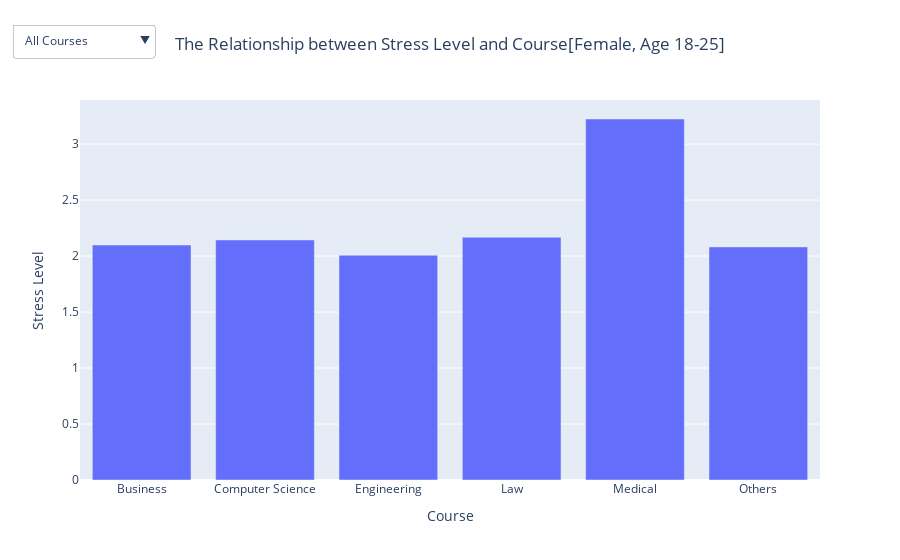

Notebook cell for this chart:
### Code cell
import plotly.graph_objects as go

courses = data_adjusted_female_18_25["Course"].unique()
stress_levels = sorted(data_adjusted_female_18_25["Stress_Level"].unique())

fig = go.Figure()

course_stress_level = data_adjusted_female_18_25.groupby("Course")["Stress_Level"].mean().reset_index()
fig.add_trace(go.Bar(
    x=course_stress_level["Course"],
    y=course_stress_level["Stress_Level"],
    name="Average Stress Level by Course",
    visible=True  
))

for course in courses:
    course_data = data_adjusted_female_18_25[data_adjusted_female_18_25["Course"] == course]
    for stress_level in stress_levels:
        level_data = course_data[course_data["Stress_Level"] == stress_level]
        fig.add_trace(go.Box(
            x=level_data["Stress_Level"].astype(str),  
            y=level_data["CGPA"],
            name=f"Stress Level {stress_level}", 
            visible=False,
            boxmean="sd"
        ))

dropdown_buttons = []

all_visibility = [True] + [False] * (len(courses) * len(stress_levels))
dropdown_buttons.append(dict(
    label="All Courses",
    method="update",
    args=[{"visible": all_visibility},
          {"title": {
                      "text": "Average Stress Level by Course(Female, Age 18-25)",
                      "x": 0.5,
                      "xanchor": "center"
                  },
           "xaxis": {"title": "Course", "type": "category"},
           "yaxis": {"title": "Stress Level"}}]
))

for i, course in enumerate(courses):
    visibility = [False] * (1 + len(courses) * len(stress_levels))
    for j in range(len(stress_levels)):
        visibility[1 + i * len(stress_levels) + j] = True 
    dropdown_buttons.append(dict(
        label=course,
        method="update",
        args=[{"visible": visibility},
              {"title": {
                      "text": f"CGPA by Stress Level for {course}",
                      "x": 0.5,
                      "xanchor": "center"
                  },
               "xaxis": {"title": "Stress Level", "type": "category"},
               "yaxis": {"title": "CGPA"}}]
    ))

fig.update_layout(
    updatemenus=[
        {
            "buttons": dropdown_buttons,
            "direction": "down",
            "showactive": True,
            "x": 0.1,
            "y": 1.2,
        },
    ],
    title= {
                      "text": "The Relationship between Stress Level and Course[Female, Age 18-25]",
                      "x": 0.5,
                      "xanchor": "center"
                  },
    xaxis_title="Course",
    yaxis_title="Stress Level" 
)

fig.write_html("interactive_boxplot_courses_fixed_axis.html")
fig.show()

### Figure 1 — Plotly figure (JSON) as saved in the notebook; plotly's stock layout.template omitted (floating-point values rounded to 4 significant figures; data arrays with more than 128 entries replaced by an {"elided": "..."} marker saying what was removed)
{"data": [{"name": "Average Stress Level by Course", "type": "bar", "visible": true, "x": ["Business", "Computer Science", "Engineering", "Law", "Medical", "Others"], "y": [2.099, 2.144, 2.007, 2.168, 3.224, 2.082]}, {"boxmean": "sd", "name": "Stress Level 0", "type": "box", "visible": false, "x": ["0", "0", "0", "0", "0", "0", "0", "0", "0", "0", "0", "0", "0", "0", "0", "0", "0", "0", "0", "0", "0", "0", "0", "0", "0", "0", "0", "0", "0", "0", "0", "0", "0", "0", "0", "0", "0", "0", "0", "0", "0", "0", "0", "0", "0", "0", "0", "0", "0", "0", "0", "0", "0", "0", "0", "0", "0", "0", "0", "0", "0", "0", "0", "0", "0", "0", "0", "0", "0", "0", "0", "0", "0", "0", "0", "0", "0", "0", "0", "0", "0"], "y": [2.44, 3.1, 2.79, 3.37, 3.83, 3.7, 3.64, 3.07, 3.19, 3.12, 3.21, 3.32, 3.67, 4, 2.94, 3.48, 3.5, 4, 3.4, 3.16, 3.05, 3.67, 3.33, 3.49, 3.86, 3.85, 3.39, 3.59, 3.28, 3.89, 3.28, 3.58, 3.35, 3.38, 3.34, 2.94, 3.62, 3.36, 3.54, 3.66, 3.6, 3.19, 3.28, 3.58, 3.45, 3.19, 3.74, 3.46, 3.45, 3.64, 3.08, 3.19, 3.42, 3.85, 3.85, 3.86, 3.4, 3.27, 3.58, 3.42, 2.8, 3.32, 3.06, 3.46, 3.77, 3.37, 3.34, 3.59, 3.09, 3.28, 3.98, 3.3, 3.95, 3.68, 3.72, 3.46, 3.61, 3.29, 3.24, 3.25, 3.56]}, {"boxmean": "sd", "name": "Stress Level 1", "type": "box", "visible": false, "x": ["1", "1", "1", "1", "1", "1", "1", "1", "1", "1", "1", "1", "1", "1", "1", "1", "1", "1", "1", "1", "1", "1", "1", "1", "1", "1", "1", "1", "1", "1", "1", "1", "1", "1", "1", "1", "1", "1", "1", "1", "1", "1", "1", "1", "1", "1", "1", "1", "1", "1", "1", "1", "1", "1", "1", "1", "1", "1", "1", "1", "1", "1", "1", "1", "1", "1", "1", "1", "1", "1", "1", "1", "1", "1", "1", "1", "1", "1", "1", "1", "1", "1", "1", "1", "1", "1", "1", "1", "1", "1", "1", "1", "1", "1", "1", "1", "1", "1", "1", "1"], "y": [3.53, 3.26, 3.47, 3.41, 3.93, 3.69, 3.28, 3.52, 3.37, 4, 3.55, 3.3, 3.25, 3.08, 3.45, 4, 3.56, 3.21, 3.62, 3.4, 3.43, 3.54, 3.47, 3.35, 3.57, 3.03, 3.34, 3.54, 3.59, 3.13, 3.09, 3.25, 3.29, 3.59, 3.79, 3.23, 3.58, 3.42, 3.11, 3.57, 3.98, 3.3, 3.88, 3.54, 3.43, 3.29, 3.34, 2.86, 2.94, 3.93, 3.4, 2.98, 3.88, 3.76, 4, 3.29, 3.11, 3.42, 2.49, 3.58, 3.37, 3.49, 3.61, 3.73, 3.44, 3.71, 3.38, 3.41, 3.37, 3.36, 3.65, 3.28, 3.25, 3.76, 2.99, 3.27, 3.26, 3.49, 3.83, 3.38, 3.72, 3.5, 3.57, 3.78, 3.13, 3.34, 3.44, 3.56, 3.66, 3.86, 3.21, 2.98, 3.74, 3.49, 3.39, 3.55, 3.02, 3.77, 3.01, 3.61]}, {"boxmean": "sd", "name": "Stress Level 2", "type": "box", "visible": false, "x": ["2", "2", "2", "2", "2", "2", "2", "2", "2", "2", "2", "2", "2", "2", "2", "2", "2", "2", "2", "2", "2", "2", "2", "2", "2", "2", "2", "2", "2", "2", "2", "2", "2", "2", "2", "2", "2", "2", "2", "2", "2", "2", "2", "2", "2", "2", "2", "2", "2", "2", "2", "2", "2", "2", "2", "2", "2", "2", "2", "2", "2", "2", "2", "2", "2", "2", "2", "2", "2", "2", "2", "2", "2", "2", "2", "2"], "y": [3.16, 3.48, 3.65, 3.29, 2.86, 3.64, 3.82, 3.71, 3.15, 3.43, 3.68, 2.98, 3.73, 3.62, 3.76, 3.62, 3.28, 3.56, 3.25, 3.45, 3.27, 3.16, 3.52, 3.66, 3.49, 3.71, 3.7, 3.11, 3.34, 3.59, 3.51, 3.17, 3.42, 3.65, 3.72, 3.21, 3.89, 3.36, 3.45, 4, 3.63, 3.12, 3.53, 3.36, 3.45, 3.82, 3.36, 3.95, 3.64, 3.55, 2.99, 3.41, 3.14, 3.26, 3.86, 3.47, 3.87, 3.8, 3.64, 3.56, 3.1, 4, 3.37, 3.81, 3.76, 3.6, 3.04, 3.77, 3.04, 3.8, 3.25, 3.79, 3.28, 3.4, 3.54, 3.59]}, {"boxmean": "sd", "name": "Stress Level 3", "type": "box", "visible": false, "x": ["3", "3", "3", "3", "3", "3", "3", "3", "3", "3", "3", "3", "3", "3", "3", "3", "3", "3", "3", "3", "3", "3", "3", "3", "3", "3", "3", "3", "3", "3", "3", "3", "3", "3", "3", "3", "3", "3", "3", "3", "3", "3", "3", "3", "3", "3", "3", "3", "3", "3", "3", "3", "3", "3", "3", "3", "3", "3", "3", "3", "3", "3", "3", "3", "3", "3", "3", "3", "3", "3", "3", "3", "3", "3", "3", "3", "3", "3", "3"], "y": [3.62, 3.21, 3.24, 3.4, 3.69, 3.79, 3.42, 3.7, 3.96, 4, 3.32, 3.65, 3.48, 3.33, 3.59, 3.25, 3.08, 3.81, 3.53, 3.35, 3.07, 3.74, 3.57, 3.16, 3.17, 2.83, 3.66, 3.63, 3.31, 3.75, 3.43, 3.35, 3.61, 3.74, 3.82, 3.66, 3.22, 3.16, 3.4, 3.12, 3.03, 3.71, 3.8, 3.55, 3.27, 2.69, 3.53, 2.96, 3.66, 3.26, 3.7, 3.02, 3.26, 3.45, 3.79, 3.29, 3.78, 3.24, 3.51, 3.31, 3.58, 3.2, 3.47, 3.13, 3.98, 3.26, 3.64, 2.94, 3.05, 3.71, 3.53, 3.5, 3.37, 3.43, 3.2, 3.87, 3.8, 3.91, 3.04]}, {"boxmean": "sd", "name": "Stress Level 4", "type": "box", "visible": false, "x": ["4", "4", "4", "4", "4", "4", "4", "4", "4", "4", "4", "4", "4", "4", "4", "4", "4", "4", "4", "4", "4", "4", "4", "4", "4", "4", "4", "4", "4", "4"], "y": [3.63, 3.03, 2.84, 3.61, 3.89, 3.42, 3.67, 3.67, 3.57, 3.99, 3.38, 3.56, 3.82, 3.17, 3.53, 3.16, 3.51, 3.7, 2.98, 3.77, 2.8, 3.75, 3.29, 3.51, 4, 3.47, 3.73, 3.31, 3.35, 3.4]}, {"boxmean": "sd", "name": "Stress Level 5", "type": "box", "visible": false, "x": ["5", "5", "5", "5", "5", "5", "5", "5", "5", "5", "5", "5", "5", "5", "5", "5", "5", "5", "5", "5", "5", "5", "5", "5", "5", "5", "5", "5", "5", "5", "5", "5", "5", "5", "5", "5", "5", "5", "5", "5", "5", "5"], "y": [3.63, 3.32, 3.34, 3.46, 3.66, 3.48, 3.19, 3.18, 3.43, 3.26, 3.68, 3.69, 3.77, 3.69, 3.44, 3.66, 3.42, 3.63, 3.43, 3.42, 3.6, 4, 3.61, 3.74, 3.62, 3.29, 3.61, 3.86, 3.27, 3.01, 4, 4, 3.92, 3.54, 4, 3.31, 3.17, 3.99, 3, 3.73, 3.45, 3.64]}, {"boxmean": "sd", "name": "Stress Level 0", "type": "box", "visible": false, "x": ["0", "0", "0", "0", "0", "0", "0", "0", "0", "0", "0", "0", "0", "0", "0", "0", "0", "0", "0", "0", "0", "0", "0", "0", "0", "0", "0", "0", "0", "0", "0", "0", "0", "0", "0", "0", "0", "0", "0", "0", "0", "0", "0", "0", "0", "0", "0", "0", "0", "0", "0", "0", "0", "0", "0"], "y": [3.4, 3.7, 3.71, 3.54, 3.22, 3.16, 3.33, 3.11, 4, 3.63, 3.41, 3.39, 3.73, 3.35, 3.35, 3.44, 3.99, 3.79, 3.56, 3.64, 3.09, 3.83, 3.64, 3.44, 3.26, 3.25, 3.84, 2.98, 3.25, 3.73, 3.19, 3.68, 3.97, 3.7, 3.24, 3.45, 3.17, 3.69, 3.45, 3.62, 3.58, 3.44, 3.63, 3.12, 3.12, 3.31, 3.5, 3.23, 3.63, 3.21, 3.87, 3.38, 3.77, 4, 3.55]}, {"boxmean": "sd", "name": "Stress Level 1", "type": "box", "visible": false, "x": ["1", "1", "1", "1", "1", "1", "1", "1", "1", "1", "1", "1", "1", "1", "1", "1", "1", "1", "1", "1", "1", "1", "1", "1", "1", "1", "1", "1", "1", "1", "1", "1", "1", "1", "1", "1", "1", "1", "1", "1", "1", "1", "1", "1", "1", "1", "1", "1", "1", "1", "1", "1", "1", "1", "1", "1", "1", "1", "1", "1", "1"], "y": [3.51, 3.72, 3.65, 3.87, 3.6, 2.68, 3.74, 3.63, 3.14, 3.76, 3.66, 3.44, 3.37, 3.32, 3.6, 3.2, 3.64, 3.3, 3.25, 3.51, 3.29, 3.58, 3.98, 2.9, 2.94, 3.52, 4, 3.52, 2.81, 3.66, 3.1, 3.95, 3.51, 3.35, 3.21, 3.78, 3.75, 3.52, 3.56, 3.41, 2.79, 3.03, 3.55, 3.59, 2.82, 3.85, 3.13, 3.74, 3.34, 3.39, 3.55, 3.28, 3.63, 3.27, 2.99, 3.28, 3.38, 3.25, 3.18, 3.26, 3.63]}, {"boxmean": "sd", "name": "Stress Level 2", "type": "box", "visible": false, "x": ["2", "2", "2", "2", "2", "2", "2", "2", "2", "2", "2", "2", "2", "2", "2", "2", "2", "2", "2", "2", "2", "2", "2", "2", "2", "2", "2", "2", "2", "2", "2", "2", "2", "2", "2", "2", "2", "2", "2", "2", "2", "2", "2", "2", "2", "2", "2", "2"], "y": [4, 3.79, 3.65, 3.3, 3.61, 3.82, 3.44, 3.4, 3.82, 3.54, 3.73, 3.34, 3.17, 3.3, 3.52, 3.48, 3.55, 3.86, 3.46, 3.46, 3.93, 3.42, 3.68, 3.32, 3.43, 3.74, 3.76, 3.61, 3.25, 3.89, 3.92, 3.44, 3.47, 3.2, 3.7, 3.87, 3.66, 3.56, 3.65, 3.26, 3.16, 4, 3.34, 3.93, 3.31, 3.54, 4, 3.13]}, {"boxmean": "sd", "name": "Stress Level 3", "type": "box", "visible": false, "x": ["3", "3", "3", "3", "3", "3", "3", "3", "3", "3", "3", "3", "3", "3", "3", "3", "3", "3", "3", "3", "3", "3", "3", "3", "3", "3", "3", "3", "3", "3", "3", "3", "3", "3", "3", "3", "3", "3", "3", "3", "3", "3", "3", "3", "3", "3", "3", "3", "3", "3", "3", "3", "3", "3", "3", "3", "3", "3", "3", "3", "3", "3", "3", "3"], "y": [3.53, 3.37, 3.72, 3.22, 3.55, 3.47, 3.65, 3.56, 3.44, 3.61, 3.4, 3.4, 3.2, 3.78, 2.69, 3.58, 3.8, 3.37, 3.83, 2.94, 3.42, 3.44, 3.53, 3.57, 4, 3.71, 3.99, 2.75, 3.58, 4, 3.66, 3.09, 3.31, 3.94, 3.56, 3.02, 3.76, 3.95, 3.86, 3.35, 3.67, 3.9, 3.56, 3.57, 3.29, 3.46, 3.14, 3.17, 3.6, 3.43, 3.08, 3.6, 3.04, 3.37, 3.35, 2.64, 3.93, 3.69, 3.69, 2.97, 3.25, 3.58, 3.65, 3.1]}, {"boxmean": "sd", "name": "Stress Level 4", "type": "box", "visible": false, "x": ["4", "4", "4", "4", "4", "4", "4", "4", "4", "4", "4", "4", "4", "4", "4", "4", "4", "4", "4", "4", "4", "4", "4", "4", "4", "4", "4", "4", "4", "4"], "y": [3.74, 3.67, 3.46, 3.59, 3.31, 3.62, 3.37, 3.69, 3.39, 3.94, 3.54, 3.16, 3.31, 3.55, 3.29, 3.15, 2.9, 2.98, 3.4, 3.2, 4, 3.62, 3.33, 3.66, 3.21, 3.08, 4, 3.22, 3.2, 3.84]}, {"boxmean": "sd", "name": "Stress Level 5", "type": "box", "visible": false, "x": ["5", "5", "5", "5", "5", "5", "5", "5", "5", "5", "5", "5", "5", "5", "5", "5", "5", "5", "5", "5", "5", "5", "5", "5", "5"], "y": [3.49, 3.69, 3.52, 3.28, 3.73, 3.51, 3.62, 3.37, 3.3, 3.61, 3.66, 3.68, 3.77, 3.45, 3.72, 3.41, 3.8, 4, 3.55, 3.54, 3.07, 3.07, 3.68, 3.73, 3.92]}, {"boxmean": "sd", "name": "Stress Level 0", "type": "box", "visible": false, "x": ["0", "0", "0", "0", "0", "0", "0", "0", "0", "0", "0", "0", "0", "0", "0", "0", "0", "0", "0", "0", "0", "0", "0", "0", "0", "0", "0", "0", "0", "0", "0", "0", "0", "0", "0", "0", "0", "0", "0", "0", "0", "0", "0"], "y": [3.32, 3.08, 3.78, 3.14, 3.15, 4, 3.37, 3.01, 3.51, 3.87, 3.27, 3.23, 4, 3.54, 3.54, 3.37, 3.6, 3.69, 3.56, 2.97, 3.98, 3.41, 3.01, 3.61, 3.59, 3.43, 3.65, 3.15, 3.42, 3.75, 4, 2.95, 3.13, 4, 3.87, 3.67, 3.2, 3.04, 3.69, 3.56, 3.54, 3.91, 3.48]}, {"boxmean": "sd", "name": "Stress Level 1", "type": "box", "visible": false, "x": ["1", "1", "1", "1", "1", "1", "1", "1", "1", "1", "1", "1", "1", "1", "1", "1", "1", "1", "1", "1", "1", "1", "1", "1", "1", "1", "1", "1", "1", "1", "1", "1", "1", "1", "1", "1", "1", "1", "1", "1", "1", "1", "1", "1", "1", "1", "1", "1", "1", "1", "1", "1", "1", "1", "1", "1", "1", "1", "1", "1", "1", "1", "1", "1", "1", "1", "1", "1", "1", "1", "1", "1", "1", "1", "1", "1", "1"], "y": [3.43, 3.07, 3.34, 3.26, 3.19, 3.87, 3.47, 3.6, 3.39, 3.99, 3.33, 3.51, 3.77, 3.53, 3.67, 3.61, 3.51, 3.42, 3.47, 3.52, 3.66, 3.65, 3.57, 3.06, 3.16, 2.94, 3.62, 3.23, 3.7, 2.99, 3.64, 2.82, 3.6, 3.48, 3.99, 3.34, 3.26, 3.37, 3.83, 3.8, 3.04, 3.55, 3.54, 4, 3.8, 3.17, 3.14, 2.86, 3.59, 3.53, 3.81, 3.11, 3.3, 3.3, 3.58, 3.6, 3.48, 3.45, 3.07, 3.51, 3.28, 3.26, 3.65, 3.76, 3.32, 3.62, 3.26, 3.21, 3.55, 3.76, 3.5, 3.38, 3.6, 3.94, 3.04, 3.88, 3.57]}, {"boxmean": "sd", "name": "Stress Level 2", "type": "box", "visible": false, "x": ["2", "2", "2", "2", "2", "2", "2", "2", "2", "2", "2", "2", "2", "2", "2", "2", "2", "2", "2", "2", "2", "2", "2", "2", "2", "2", "2", "2", "2", "2", "2", "2", "2", "2", "2", "2", "2", "2", "2", "2", "2", "2", "2", "2", "2", "2", "2", "2", "2", "2", "2", "2", "2", "2", "2", "2", "2", "2", "2", "2", "2", "2", "2", "2", "2", "2", "2", "2", "2", "2", "2", "2", "2", "2", "2", "2", "2", "2", "2", "2", "2", "2", "2", "2", "2", "2", "2", "2", "2", "2", "2", "2", "2", "2", "2", "2", "2", "2", "2", "2", "2", "2", "2", "2", "2", "2", "2", "2"], "y": [3.35, 3.45, 3.06, 2.92, 3.33, 3.05, 3.6, 2.82, 3.5, 3.42, 3.79, 3.1, 3.63, 3.53, 3.66, 3.59, 3.75, 3.58, 3.31, 3.37, 3.29, 3.78, 3.2, 3.34, 3.54, 3.95, 3.33, 2.96, 3.77, 3.29, 3.43, 3.71, 3.16, 3.53, 3.1, 3.93, 3.34, 3.55, 3.64, 3.87, 3.18, 3.42, 3.7, 3.51, 4, 3.52, 3.22, 3.66, 3.07, 3.81, 3.19, 3.53, 3.05, 3.27, 3.57, 3.35, 3.92, 2.93, 3.95, 3.69, 3.3, 3.77, 3.86, 3.62, 4, 3.53, 3.05, 3.91, 3.55, 3.14, 3.8, 3.76, 3.41, 3.45, 3.64, 3.4, 3.35, 3.09, 3.99, 3.33, 3.24, 3.78, 3.84, 3.93, 4, 3.52, 3.9, 3.84, 3.6, 3.04, 3.09, 3.12, 3.38, 3.16, 3.57, 3.26, 3.04, 3.56, 3.94, 3.81, 3.86, 3.78, 3.51, 3.89, 3.27, 3.1, 3.36, 3.89]}, {"boxmean": "sd", "name": "Stress Level 3", "type": "box", "visible": false, "x": {"elided": "150 str values"}, "y": {"elided": "150 float values"}}, {"boxmean": "sd", "name": "Stress Level 4", "type": "box", "visible": false, "x": {"elided": "199 str values"}, "y": {"elided": "199 float values"}}, {"boxmean": "sd", "name": "Stress Level 5", "type": "box", "visible": false, "x": {"elided": "181 str values"}, "y": {"elided": "181 float values"}}, {"boxmean": "sd", "name": "Stress Level 0", "type": "box", "visible": false, "x": ["0", "0", "0", "0", "0", "0", "0", "0", "0", "0", "0", "0", "0", "0", "0", "0", "0", "0", "0", "0", "0", "0", "0", "0", "0", "0", "0", "0", "0", "0", "0", "0", "0", "0", "0", "0", "0", "0", "0", "0", "0", "0", "0", "0", "0", "0", "0", "0", "0", "0", "0", "0", "0", "0", "0", "0", "0", "0", "0", "0", "0", "0", "0", "0", "0", "0", "0", "0", "0", "0", "0", "0", "0", "0", "0"], "y": [3.6, 4, 3.13, 3.82, 3.69, 3.26, 3.62, 3.15, 3.56, 3.26, 4, 3.34, 3.73, 3.16, 3.36, 3.35, 3.52, 3.34, 3.43, 3.6, 3.22, 3.53, 3.44, 3.45, 3.49, 3.88, 3.07, 4, 4, 3.41, 3.92, 3.85, 4, 3.68, 3.36, 4, 3.32, 3.74, 3.18, 3.18, 3.33, 2.81, 3.6, 3.03, 3.54, 3.4, 3.74, 3.28, 3.12, 3.27, 3.64, 3.93, 3.88, 3.7, 3.95, 2.87, 3.16, 3.43, 4, 3.24, 3.56, 3.82, 3.29, 3.96, 3.2, 3.87, 3.26, 3.48, 3.82, 3.78, 3.81, 3.9, 3.24, 3.89, 3.78]}, {"boxmean": "sd", "name": "Stress Level 1", "type": "box", "visible": false, "x": ["1", "1", "1", "1", "1", "1", "1", "1", "1", "1", "1", "1", "1", "1", "1", "1", "1", "1", "1", "1", "1", "1", "1", "1", "1", "1", "1", "1", "1", "1", "1", "1", "1", "1", "1", "1", "1", "1", "1", "1", "1", "1", "1", "1", "1", "1", "1", "1", "1", "1", "1", "1", "1", "1", "1", "1", "1", "1", "1", "1", "1", "1", "1", "1", "1", "1", "1", "1"], "y": [3, 3.51, 3.51, 3.75, 3.22, 3.15, 3.37, 3.55, 2.88, 3.81, 3.05, 3.5, 3.16, 3.83, 3.58, 3.36, 3.12, 3.42, 3.25, 3.7, 3.86, 3.96, 3.23, 3.34, 3.53, 3.29, 3.66, 3.48, 3.22, 3.27, 3.64, 3.53, 3.57, 3.92, 2.99, 3.4, 3.8, 4, 3.6, 3.11, 3.9, 3.52, 3.58, 3.31, 3.92, 3.54, 3.46, 3.44, 3.35, 2.76, 3.5, 3.36, 3.43, 3.36, 4, 3.12, 3.95, 3.56, 3.55, 3.61, 3.67, 3.41, 3.96, 3.48, 3.72, 3.51, 3.57, 3.67]}, {"boxmean": "sd", "name": "Stress Level 2", "type": "box", "visible": false, "x": ["2", "2", "2", "2", "2", "2", "2", "2", "2", "2", "2", "2", "2", "2", "2", "2", "2", "2", "2", "2", "2", "2", "2", "2", "2", "2", "2", "2", "2", "2", "2", "2", "2", "2", "2", "2", "2", "2", "2", "2", "2", "2", "2", "2", "2", "2", "2", "2", "2", "2", "2", "2", "2", "2", "2", "2", "2", "2", "2", "2", "2", "2", "2", "2", "2", "2", "2", "2", "2", "2", "2", "2", "2", "2", "2", "2", "2"], "y": [3.6, 3.82, 3.83, 3.63, 3.31, 3.37, 3.75, 3.44, 3.6, 3.87, 3.14, 3.83, 3.66, 3.59, 3.71, 3.66, 3.52, 3.45, 3.51, 4, 3.78, 2.7, 3.24, 3.02, 3.61, 3.1, 3.87, 3.45, 3.56, 3.25, 3.64, 3.37, 3.5, 3.55, 3.74, 3.85, 3.52, 4, 3.2, 3.25, 3.18, 3.67, 3.69, 3.38, 2.96, 3.57, 3.72, 3.22, 3.64, 3.44, 3.64, 2.71, 3.25, 3.34, 3.72, 3.7, 3.45, 3.17, 3.07, 3.97, 3.88, 3.33, 3.76, 3.32, 3.69, 3.67, 3.8, 3.48, 3.11, 4, 3.6, 3.98, 3.64, 3.79, 3.22, 3.85, 3.31]}, {"boxmean": "sd", "name": "Stress Level 3", "type": "box", "visible": false, "x": ["3", "3", "3", "3", "3", "3", "3", "3", "3", "3", "3", "3", "3", "3", "3", "3", "3", "3", "3", "3", "3", "3", "3", "3", "3", "3", "3", "3", "3", "3", "3", "3", "3", "3", "3", "3", "3", "3", "3", "3", "3", "3", "3", "3", "3", "3", "3", "3", "3", "3", "3", "3", "3", "3", "3", "3", "3", "3", "3", "3", "3", "3", "3", "3", "3", "3", "3", "3", "3", "3", "3", "3", "3", "3", "3", "3", "3", "3", "3", "3", "3", "3", "3", "3", "3", "3", "3", "3", "3", "3"], "y": [3.43, 3.38, 3.01, 3.84, 3.51, 3.39, 3.52, 3.48, 3.47, 3.48, 3.23, 3.3, 3.07, 3.66, 3.11, 3.01, 3.11, 3.68, 3.22, 4, 3.47, 3.32, 4, 3.78, 3.43, 3.33, 3.6, 3.8, 3.35, 3.29, 3.58, 3.28, 3.92, 3.6, 3.63, 3.98, 3.78, 3.95, 3.38, 3.54, 3.33, 3.47, 3.42, 3.35, 3.12, 3.51, 3.59, 3.63, 3.31, 3.15, 3.46, 3.56, 3.61, 3.83, 3.96, 3.61, 3.56, 3.88, 3.52, 3.2, 3.48, 3.23, 3.22, 3.38, 3.68, 3.36, 3.58, 3.47, 3.66, 3.63, 3.38, 3.37, 3.8, 3.25, 3.25, 3.77, 3.2, 3.12, 3, 2.73, 4, 3.52, 3.68, 3.79, 3.75, 3.61, 3.31, 3.34, 3.44, 3.63]}, {"boxmean": "sd", "name": "Stress Level 4", "type": "box", "visible": false, "x": ["4", "4", "4", "4", "4", "4", "4", "4", "4", "4", "4", "4", "4", "4", "4", "4", "4", "4", "4", "4", "4", "4", "4", "4", "4", "4", "4", "4", "4", "4"], "y": [3.81, 3.25, 3.55, 3.29, 3.52, 3.8, 3.71, 3.57, 3.83, 3.57, 3.8, 3.56, 3.28, 3.44, 3.24, 3.5, 3.66, 3.52, 3.27, 3.33, 4, 3.4, 3.99, 3.02, 3.85, 3.66, 3.79, 3.14, 3.35, 3.39]}, {"boxmean": "sd", "name": "Stress Level 5", "type": "box", "visible": false, "x": ["5", "5", "5", "5", "5", "5", "5", "5", "5", "5", "5", "5", "5", "5", "5", "5", "5", "5", "5", "5", "5", "5", "5", "5", "5", "5", "5", "5", "5", "5", "5", "5", "5", "5", "5", "5", "5", "5", "5", "5", "5"], "y": [3.33, 3.29, 3.44, 3.28, 3.72, 3.54, 2.84, 2.88, 3.96, 3.4, 4, 3.39, 3.21, 3.4, 3.58, 3.65, 4, 3.42, 3.15, 3.64, 3.7, 3.34, 3.44, 3.51, 3.67, 3.76, 3.92, 3.85, 3.94, 3.04, 3.45, 3.04, 3.73, 3.87, 3.12, 3.58, 3.48, 3.28, 3.09, 3.86, 3.58]}, {"boxmean": "sd", "name": "Stress Level 0", "type": "box", "visible": false, "x": ["0", "0", "0", "0", "0", "0", "0", "0", "0", "0", "0", "0", "0", "0", "0", "0", "0", "0", "0", "0", "0", "0", "0", "0", "0", "0", "0", "0", "0", "0", "0", "0", "0", "0", "0", "0", "0", "0", "0", "0", "0", "0", "0", "0", "0", "0", "0", "0", "0", "0", "0", "0", "0", "0", "0", "0", "0", "0", "0", "0", "0", "0", "0", "0", "0", "0", "0", "0", "0", "0", "0", "0", "0", "0", "0", "0", "0", "0", "0", "0", "0", "0", "0", "0", "0", "0", "0", "0", "0", "0", "0", "0", "0", "0", "0", "0", "0", "0", "0", "0", "0", "0", "0", "0", "0"], "y": [3.71, 3.04, 3.74, 3.99, 3.6, 3.38, 3.51, 3.63, 3.34, 3.72, 3.45, 3.25, 3.24, 3.43, 3.95, 3.62, 2.86, 3.72, 3.34, 3.73, 3.67, 3.45, 3.81, 3.59, 4, 3.29, 3.5, 3.46, 4, 3.78, 3.66, 2.96, 3.88, 3.87, 3.53, 3.71, 3.72, 3.55, 4, 3.21, 3.55, 3.76, 3.26, 3.21, 3.05, 3.74, 3.32, 3.79, 3.13, 3.67, 3.9, 3.47, 3.63, 2.92, 3.88, 3.27, 3.21, 3, 3.5, 3.67, 3.51, 3.87, 3.64, 3.51, 3.72, 3.82, 2.95, 4, 3.35, 3.48, 3.57, 3.27, 3.43, 3.03, 3.43, 3.9, 3.71, 3.21, 3.14, 3.6, 3.75, 3.53, 3.66, 3.57, 2.95, 3.33, 3.71, 3.29, 3.73, 3.55, 3.54, 4, 3.39, 3.14, 3.24, 3.62, 3.61, 3.21, 3.16, 3, 3.31, 3.36, 3.51, 3.37, 3.36]}, {"boxmean": "sd", "name": "Stress Level 1", "type": "box", "visible": false, "x": ["1", "1", "1", "1", "1", "1", "1", "1", "1", "1", "1", "1", "1", "1", "1", "1", "1", "1", "1", "1", "1", "1", "1", "1", "1", "1", "1", "1", "1", "1", "1", "1", "1", "1", "1", "1", "1", "1", "1", "1", "1", "1", "1", "1", "1", "1", "1", "1", "1", "1", "1", "1", "1", "1", "1", "1", "1", "1", "1", "1", "1", "1", "1", "1", "1", "1", "1", "1", "1", "1", "1", "1", "1", "1", "1", "1", "1", "1", "1", "1", "1", "1", "1", "1", "1", "1", "1", "1", "1", "1", "1", "1", "1", "1", "1", "1", "1", "1"], "y": [3.46, 3.12, 3.61, 3.78, 3.41, 3.23, 4, 3.3, 3.51, 3.46, 3.02, 3.57, 3.3, 3.08, 3.64, 3.89, 3.69, 3.91, 2.96, 3.28, 3.57, 3.48, 3.65, 3.62, 3.3, 3.13, 3.58, 3.31, 3.07, 3.79, 3.74, 4, 3.48, 3.21, 3.41, 3.74, 3.4, 3.74, 3.02, 3.78, 3.65, 3.61, 3.66, 4, 3.41, 4, 3.88, 3.13, 2.61, 3.62, 3.5, 3.33, 3.64, 3.38, 3.49, 3.49, 3.45, 3.56, 3.8, 3.99, 3.44, 3.41, 3.68, 3.76, 3.84, 3.62, 3.39, 3.4, 3.97, 3.33, 3.33, 3.64, 3.28, 3.36, 3.34, 3.23, 3.24, 3.42, 3.58, 3.54, 3.5, 3.06, 2.99, 3.57, 3.58, 3.34, 3.74, 3.16, 3.78, 3.38, 3.12, 3.37, 3.5, 3.4, 3.24, 2.99, 3.09, 3.33]}, {"boxmean": "sd", "name": "Stress Level 2", "type": "box", "visible": false, "x": ["2", "2", "2", "2", "2", "2", "2", "2", "2", "2", "2", "2", "2", "2", "2", "2", "2", "2", "2", "2", "2", "2", "2", "2", "2", "2", "2", "2", "2", "2", "2", "2", "2", "2", "2", "2", "2", "2", "2", "2", "2", "2", "2", "2", "2", "2", "2", "2", "2", "2", "2", "2", "2", "2", "2", "2", "2", "2", "2", "2", "2", "2", "2", "2", "2", "2", "2", "2", "2", "2", "2", "2", "2", "2", "2", "2", "2", "2", "2", "2", "2", "2", "2", "2", "2", "2", "2", "2", "2", "2", "2", "2", "2", "2"], "y": [2.99, 3.63, 3.44, 3.22, 3.16, 3.35, 3.95, 3.84, 3.29, 3.57, 3.87, 3.92, 3.71, 3.27, 3.6, 3.3, 3.4, 3.66, 3.54, 3.59, 3.57, 2.93, 3.13, 3.31, 3.78, 3.69, 3.44, 3.58, 3.95, 3.11, 3.63, 3.16, 3.86, 3.39, 3.32, 3.86, 3.7, 3.24, 3.19, 3.83, 3.47, 3.61, 3.12, 3.29, 3.39, 4, 3.09, 3.44, 3.68, 3.4, 3.61, 3.15, 3.78, 3.31, 3.53, 3.27, 3.92, 3.05, 3.81, 3.15, 2.84, 3.66, 3.49, 3.68, 3.26, 3.06, 3.37, 2.73, 3.93, 4, 3.16, 3.53, 3.65, 3.96, 3.49, 3.33, 3.13, 2.68, 3.72, 3.25, 3.68, 3.39, 3.45, 3.76, 3.12, 3.19, 3.44, 3.64, 3.17, 3.3, 3.68, 2.98, 3.33, 3.89]}, {"boxmean": "sd", "name": "Stress Level 3", "type": "box", "visible": false, "x": ["3", "3", "3", "3", "3", "3", "3", "3", "3", "3", "3", "3", "3", "3", "3", "3", "3", "3", "3", "3", "3", "3", "3", "3", "3", "3", "3", "3", "3", "3", "3", "3", "3", "3", "3", "3", "3", "3", "3", "3", "3", "3", "3", "3", "3", "3", "3", "3", "3", "3", "3", "3", "3", "3", "3", "3", "3", "3", "3", "3", "3", "3", "3", "3", "3", "3", "3", "3", "3", "3", "3", "3", "3", "3", "3", "3", "3", "3", "3", "3", "3", "3", "3", "3", "3", "3", "3", "3", "3", "3", "3", "3", "3", "3", "3", "3", "3", "3", "3", "3", "3", "3", "3", "3", "3", "3", "3"], "y": [3.38, 3.54, 3.26, 3.19, 3.24, 3.7, 3.67, 4, 3.63, 3.36, 3.46, 3.28, 3.7, 3.32, 3.22, 3.87, 3.19, 3.48, 3.39, 3.78, 3.24, 3.66, 2.95, 3.21, 3.63, 4, 3.22, 3.61, 3.57, 3.56, 3.68, 3.38, 3.18, 3.62, 3.78, 3.96, 4, 3.84, 3.34, 3.76, 3.94, 3.99, 3.49, 3.14, 2.92, 3.34, 3.21, 3.77, 3.55, 3.55, 3.67, 3.41, 2.8, 3.28, 3.34, 3.33, 4, 3.14, 3.41, 2.79, 3.45, 3.87, 3.5, 3.62, 3.56, 3.84, 3.52, 3.47, 3.4, 3.56, 3.65, 3.9, 3.75, 3.11, 3.23, 3.63, 3.3, 3.88, 3.66, 3.62, 3.33, 3.69, 3.38, 3.6, 3.37, 3.47, 3.44, 3.31, 3.71, 3.9, 3.37, 3.56, 3.43, 3.56, 4, 3.68, 3.07, 3.63, 3, 3.49, 3.37, 3.78, 3.32, 3.73, 3.18, 3.3, 3.69]}, {"boxmean": "sd", "name": "Stress Level 4", "type": "box", "visible": false, "x": ["4", "4", "4", "4", "4", "4", "4", "4", "4", "4", "4", "4", "4", "4", "4", "4", "4", "4", "4", "4", "4", "4", "4", "4", "4", "4", "4", "4", "4", "4", "4", "4", "4", "4", "4", "4", "4", "4", "4", "4", "4", "4", "4", "4", "4", "4", "4", "4", "4", "4", "4", "4", "4", "4"], "y": [3.33, 3.75, 3.51, 3.24, 3.86, 4, 3.36, 3.86, 3.45, 3.51, 3.24, 3.38, 3.39, 3.75, 3.63, 3.23, 3.31, 2.87, 3.54, 3.64, 3.01, 2.97, 3.64, 3.61, 3.38, 3.32, 3.52, 3.7, 3.65, 3.32, 3.36, 4, 3.52, 3.13, 3.9, 3.22, 3.59, 3.6, 4, 3.38, 3.68, 3.41, 2.9, 3.6, 3.59, 3.39, 3.69, 3.34, 3.46, 3.57, 3.27, 3.19, 3.7, 3.41]}, {"boxmean": "sd", "name": "Stress Level 5", "type": "box", "visible": false, "x": ["5", "5", "5", "5", "5", "5", "5", "5", "5", "5", "5", "5", "5", "5", "5", "5", "5", "5", "5", "5", "5", "5", "5", "5", "5", "5", "5", "5", "5", "5", "5", "5", "5", "5", "5", "5", "5", "5", "5", "5", "5", "5", "5", "5", "5", "5", "5", "5", "5", "5", "5", "5", "5", "5", "5", "5", "5", "5", "5", "5"], "y": [3.01, 3.66, 3.94, 3.7, 3.55, 3.45, 3.46, 3.62, 3.93, 3.38, 3.06, 3.27, 4, 3.64, 3.55, 3.56, 3.53, 3.65, 3.08, 3.99, 2.95, 3.42, 3.58, 3.52, 3.42, 3.48, 3.55, 4, 4, 3.78, 3.17, 3.88, 3.8, 3.2, 3.32, 3.5, 3.13, 3.62, 3.92, 3.84, 3.64, 3.55, 3.12, 3.27, 3.48, 3.65, 3.84, 3.63, 4, 3.62, 3.82, 3.54, 4, 3.63, 3.5, 4, 3.24, 4, 3.8, 3.57]}, {"boxmean": "sd", "name": "Stress Level 0", "type": "box", "visible": false, "x": ["0", "0", "0", "0", "0", "0", "0", "0", "0", "0", "0", "0", "0", "0", "0", "0", "0", "0", "0", "0", "0", "0", "0", "0", "0", "0", "0", "0", "0", "0", "0", "0", "0", "0", "0", "0", "0", "0", "0", "0", "0", "0", "0", "0", "0", "0", "0", "0", "0", "0", "0", "0", "0", "0", "0", "0"], "y": [2.85, 3.11, 3.5, 3.59, 3.45, 3.63, 3.32, 3.22, 4, 3.62, 3.45, 3.17, 3.32, 3.12, 3.38, 3.22, 3.03, 3.81, 3.27, 3.62, 3.44, 3.54, 3.49, 3.76, 3.63, 3.25, 3.1, 2.81, 3.94, 3.49, 3.36, 4, 3.21, 3.29, 3.69, 3.48, 3.17, 3.27, 3.89, 3.63, 3.41, 3.61, 3.92, 3.05, 3.65, 3.2, 3.75, 3.54, 3.3, 3.21, 3.74, 3.4, 3.82, 3.46, 3.38, 3.81]}, {"boxmean": "sd", "name": "Stress Level 1", "type": "box", "visible": false, "x": ["1", "1", "1", "1", "1", "1", "1", "1", "1", "1", "1", "1", "1", "1", "1", "1", "1", "1", "1", "1", "1", "1", "1", "1", "1", "1", "1", "1", "1", "1", "1", "1", "1", "1", "1", "1", "1", "1", "1", "1", "1", "1", "1", "1", "1", "1", "1"], "y": [3.52, 3.59, 3.24, 3.51, 3.76, 3.56, 3.39, 3.69, 4, 3.65, 3.52, 3.87, 3.85, 3.33, 3.84, 3.33, 2.94, 3.38, 3.71, 3.6, 3.67, 3.5, 3.87, 3.44, 3.86, 3.27, 3.54, 3.77, 3.54, 3.34, 3.69, 3.79, 3.02, 3.57, 3.54, 3.25, 3.44, 3.24, 3.5, 3.15, 2.95, 3.57, 3.77, 3.73, 3.58, 3.07, 3.18]}, {"boxmean": "sd", "name": "Stress Level 2", "type": "box", "visible": false, "x": ["2", "2", "2", "2", "2", "2", "2", "2", "2", "2", "2", "2", "2", "2", "2", "2", "2", "2", "2", "2", "2", "2", "2", "2", "2", "2", "2", "2", "2", "2", "2", "2", "2", "2", "2", "2", "2", "2", "2", "2", "2", "2", "2", "2", "2", "2", "2", "2", "2", "2", "2"], "y": [3.72, 3.51, 3.82, 3.52, 3.75, 3.21, 3.42, 3.97, 3.4, 3.81, 3.27, 3.4, 2.93, 3.3, 3.55, 3.74, 3.61, 3.79, 3.27, 3.11, 3.51, 3.04, 3.75, 3.67, 3.21, 2.91, 3.51, 3.24, 4, 3.72, 4, 3.5, 3.16, 3.61, 3.87, 3.82, 3.23, 3.98, 3.12, 3.07, 3.53, 3.59, 3.2, 3.09, 3.5, 3.54, 3.62, 3.2, 3.51, 3.77, 3.5]}, {"boxmean": "sd", "name": "Stress Level 3", "type": "box", "visible": false, "x": ["3", "3", "3", "3", "3", "3", "3", "3", "3", "3", "3", "3", "3", "3", "3", "3", "3", "3", "3", "3", "3", "3", "3", "3", "3", "3", "3", "3", "3", "3", "3", "3", "3", "3", "3", "3", "3", "3", "3", "3", "3", "3", "3", "3", "3", "3", "3", "3", "3", "3", "3", "3"], "y": [3.62, 3.39, 3.52, 3.93, 3.97, 4, 3.13, 2.73, 3.25, 2.94, 3.21, 3.9, 3.27, 3.35, 3.58, 3.18, 3.95, 3.69, 3.36, 3.75, 3.15, 3.53, 3.97, 2.75, 3.05, 3.52, 2.95, 2.93, 3.81, 3.43, 3.09, 3.14, 3.93, 4, 3.41, 3.51, 3.25, 3.47, 2.95, 3.56, 3.21, 3.29, 3.37, 3.3, 3.86, 4, 3.22, 3.82, 3.43, 3.67, 3.93, 3.29]}, {"boxmean": "sd", "name": "Stress Level 4", "type": "box", "visible": false, "x": ["4", "4", "4", "4", "4", "4", "4", "4", "4", "4", "4", "4", "4", "4", "4", "4", "4", "4", "4", "4", "4", "4", "4", "4", "4"], "y": [3.43, 3.68, 3.76, 3.87, 3.42, 3.4, 3.99, 3.54, 3.92, 3.77, 3.59, 3.33, 2.93, 3.25, 3.81, 3.63, 3.51, 3.73, 3.6, 3.56, 3.42, 3.24, 3.81, 2.84, 3.42]}, {"boxmean": "sd", "name": "Stress Level 5", "type": "box", "visible": false, "x": ["5", "5", "5", "5", "5", "5", "5", "5", "5", "5", "5", "5", "5", "5", "5", "5", "5", "5", "5", "5", "5", "5", "5", "5", "5", "5"], "y": [3.86, 3.42, 2.83, 3.92, 3.66, 3.51, 3.71, 3.69, 3.29, 3.09, 3.22, 3.33, 3.23, 3.65, 3.62, 3.48, 3.18, 4, 3.51, 3.6, 3.61, 3.69, 3.6, 3.43, 3.68, 3.84]}], "layout": {"title": {"text": "The Relationship between Stress Level and Course[Female, Age 18-25]", "x": 0.5, "xanchor": "center"}, "updatemenus": [{"buttons": [{"args": [{"visible": [true, false, false, false, false, false, false, false, false, false, false, false, false, false, false, false, false, false, false, false, false, false, false, false, false, false, false, false, false, false, false, false, false, false, false, false, false]}, {"title": {"text": "Average Stress Level by Course(Female, Age 18-25)", "x": 0.5, "xanchor": "center"}, "xaxis": {"title": "Course", "type": "category"}, "yaxis": {"title": "Stress Level"}}], "label": "All Courses", "method": "update"}, {"args": [{"visible": [false, true, true, true, true, true, true, false, false, false, false, false, false, false, false, false, false, false, false, false, false, false, false, false, false, false, false, false, false, false, false, false, false, false, false, false, false]}, {"title": {"text": "CGPA by Stress Level for Engineering", "x": 0.5, "xanchor": "center"}, "xaxis": {"title": "Stress Level", "type": "category"}, "yaxis": {"title": "CGPA"}}], "label": "Engineering", "method": "update"}, {"args": [{"visible": [false, false, false, false, false, false, false, true, true, true, true, true, true, false, false, false, false, false, false, false, false, false, false, false, false, false, false, false, false, false, false, false, false, false, false, false, false]}, {"title": {"text": "CGPA by Stress Level for Business", "x": 0.5, "xanchor": "center"}, "xaxis": {"title": "Stress Level", "type": "category"}, "yaxis": {"title": "CGPA"}}], "label": "Business", "method": "update"}, {"args": [{"visible": [false, false, false, false, false, false, false, false, false, false, false, false, false, true, true, true, true, true, true, false, false, false, false, false, false, false, false, false, false, false, false, false, false, false, false, false, false]}, {"title": {"text": "CGPA by Stress Level for Medical", "x": 0.5, "xanchor": "center"}, "xaxis": {"title": "Stress Level", "type": "category"}, "yaxis": {"title": "CGPA"}}], "label": "Medical", "method": "update"}, {"args": [{"visible": [false, false, false, false, false, false, false, false, false, false, false, false, false, false, false, false, false, false, false, true, true, true, true, true, true, false, false, false, false, false, false, false, false, false, false, false, false]}, {"title": {"text": "CGPA by Stress Level for Computer Science", "x": 0.5, "xanchor": "center"}, "xaxis": {"title": "Stress Level", "type": "category"}, "yaxis": {"title": "CGPA"}}], "label": "Computer Science", "method": "update"}, {"args": [{"visible": [false, false, false, false, false, false, false, false, false, false, false, false, false, false, false, false, false, false, false, false, false, false, false, false, false, true, true, true, true, true, true, false, false, false, false, false, false]}, {"title": {"text": "CGPA by Stress Level for Law", "x": 0.5, "xanchor": "center"}, "xaxis": {"title": "Stress Level", "type": "category"}, "yaxis": {"title": "CGPA"}}], "label": "Law", "method": "update"}, {"args": [{"visible": [false, false, false, false, false, false, false, false, false, false, false, false, false, false, false, false, false, false, false, false, false, false, false, false, false, false, false, false, false, false, false, true, true, true, true, true, true]}, {"title": {"text": "CGPA by Stress Level for Others", "x": 0.5, "xanchor": "center"}, "xaxis": {"title": "Stress Level", "type": "category"}, "yaxis": {"title": "CGPA"}}], "label": "Others", "method": "update"}], "direction": "down", "showactive": true, "x": 0.1, "y": 1.2}], "xaxis": {"title": {"text": "Course"}}, "yaxis": {"title": {"text": "Stress Level"}}}}
